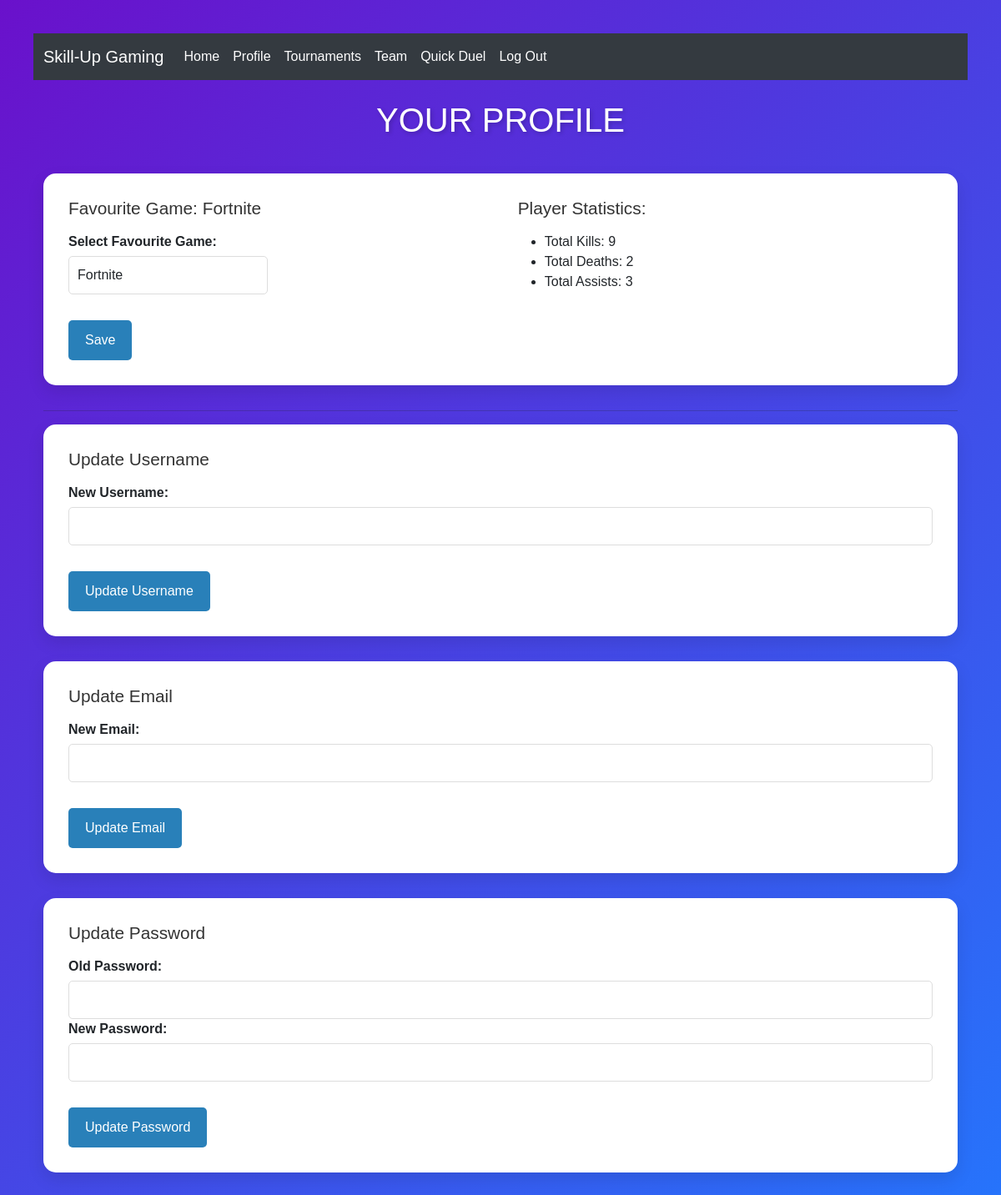
Screenshot of /profile (signed in) with the database file from the repository.
### tables this page shows
CREATE TABLE player_profile (
            profile_id INTEGER PRIMARY KEY AUTOINCREMENT,
            user_id INTEGER NOT NULL,
            game TEXT NOT NULL,
            created_at TIMESTAMP DEFAULT CURRENT_TIMESTAMP,
            updated_at TIMESTAMP DEFAULT CURRENT_TIMESTAMP,
            FOREIGN KEY (user_id) REFERENCES user(user_id)
        );

CREATE TABLE player_statistics (
            player_statistics_id INTEGER PRIMARY KEY AUTOINCREMENT,
            profile_id INTEGER NOT NULL,
            total_kills INTEGER NOT NULL DEFAULT 0,
            total_deaths INTEGER NOT NULL DEFAULT 0,
            total_assists INTEGER NOT NULL DEFAULT 0,
            created_at TIMESTAMP DEFAULT CURRENT_TIMESTAMP,
            updated_at TIMESTAMP DEFAULT CURRENT_TIMESTAMP,
            FOREIGN KEY (profile_id) REFERENCES player_profile(profile_id)
        );

### database.py (the view)
@app.route('/profile')
def profile():
    if not session.get('username'):
        flash('You need to log in first.', 'warning')
        return redirect(url_for('login'))
    user_id = session['user_id']
    conn = get_db()
    cursor = conn.cursor()
    cursor.execute('SELECT * FROM player_profile WHERE user_id = ?', (user_id,))
    player_profile = cursor.fetchone()
    player_statistics = None
    if player_profile:
        cursor.execute('SELECT * FROM player_statistics WHERE profile_id = ?', (player_profile['profile_id'],))
        player_statistics = cursor.fetchone()
        session['profile_id'] = player_profile['profile_id']
    conn.close()
    return render_template('profile.html', player_profile=player_profile, player_statistics=player_statistics)

### models.py (called while the page is built)
def get_db():
    conn = sqlite3.connect(db_path) #
    conn.row_factory = sqlite3.Row # Allows fetching rows as dictionaries
    return conn

### templates/profile.html (shortened to what this page needs)
{% extends "layout.html" %}
{% block content %}
    <h1 class="profile-title">Your Profile</h1>
    {% if player_profile %}
        <div class="profile-card">
            <div class="profile-game-stats">
                <div>
                    <h3>Favourite Game: {{ player_profile.game }}</h3>
                    <form method="POST" action="{{ url_for('update_game') }}">
                        <div class="form-group">
                            <label for="game">Select Favourite Game:</label>
                            <select name="game" id="game" class="form-control">
                                <option value="Fortnite" {% if player_profile.game == 'Fortnite' %}selected{% endif %}>Fortnite</option>
                            </select>
                        </div>
                        <button type="submit" class="btn btn-success mt-3">Save</button>
                    </form>
                </div>
                <div>
                    <h3>Player Statistics:</h3>
                    {% if player_statistics %}
                        <ul>
                            <li>Total Kills: {{ player_statistics.total_kills }}</li>
                            <li>Total Deaths: {{ player_statistics.total_deaths }}</li>
                            <li>Total Assists: {{ player_statistics.total_assists }}</li>
                        </ul>
                    {% else %}
                        <p>No statistics available.</p>
                    {% endif %}
                </div>
            </div>
        </div>
        <hr>
    {% else %}
        <p class="no-profile-message">You don't have a profile yet. Click the button below to create one.</p>
        <form method="POST" action="{{ url_for('create_profile') }}">
            <button type="submit" class="btn btn-primary">Create Profile</button>
        </form>
    {% endif %}
    <div class="profile-card">
        <h3>Update Username</h3>
        <form method="POST" action="{{ url_for('update_username') }}">
            <div class="form-group">
                <label for="username">New Username:</label>
                <input type="text" name="username" id="username" class="form-control" required>
            </div>
            <button type="submit" class="btn btn-success mt-3">Update Username</button>
        </form>
    </div>
    <div class="profile-card">
        <h3>Update Email</h3>
        <form method="POST" action="{{ url_for('update_email') }}">
            <div class="form-group">
                <label for="email">New Email:</label>
                <input type="email" name="email" id="email" class="form-control" required>
            </div>
            <button type="submit" class="btn btn-success mt-3">Update Email</button>
        </form>
    </div>
    <div class="profile-card">
        <h3>Update Password</h3>
        <form method="POST" action="{{ url_for('update_password') }}">
            <div class="form-group">
                <label for="old_password">Old Password:</label>
                <input type="password" name="old_password" id="old_password" class="form-control" required>
                <label for="new_password">New Password:</label>
                <input type="password" name="new_password" id="new_password" class="form-control" required>
            </div>
            <button type="submit" class="btn btn-success mt-3">Update Password</button>
        </form>
    </div>
{% endblock %}

### templates/profile.html (style rules this page uses)
body { background: linear-gradient(135deg, #6a11cb 0%, #2575fc 100%); min-height: 100vh; padding: 40px; font-family: Arial, sans-serif; }
h1.profile-title { color: white; text-align: center; font-size: 2.5rem; margin-bottom: 40px; text-transform: uppercase; text-shadow: 2px 2px 5px rgba(0, 0, 0, 0.2); }
.profile-card { background-color: #fff; padding: 30px; border-radius: 15px; box-shadow: 0 8px 20px rgba(0, 0, 0, 0.1); margin-bottom: 30px; transition: transform 0.3s ease; }
.profile-game-stats { display: flex; justify-content: space-between; align-items: flex-start; }
.profile-game-stats div { width: 48%; }
.form-group { margin-bottom: 15px; }
label { font-weight: bold; }
input[type="text"], input[type="email"], input[type="password"], select.form-control { width: 100%; padding: 10px; margin-top: 5px; border: 1px solid #ddd; border-radius: 5px; font-size: 1rem; }
button.btn { padding: 12px 20px; font-size: 16px; border-radius: 5px; background-color: #2980b9; color: white; border: none; cursor: pointer; }
h3 { font-size: 1.3rem; margin-bottom: 15px; color: #333; }

### rows the page displays
player_profile: game "Fortnite"
player_statistics: total_kills "9", total_deaths "2", total_assists "3"
